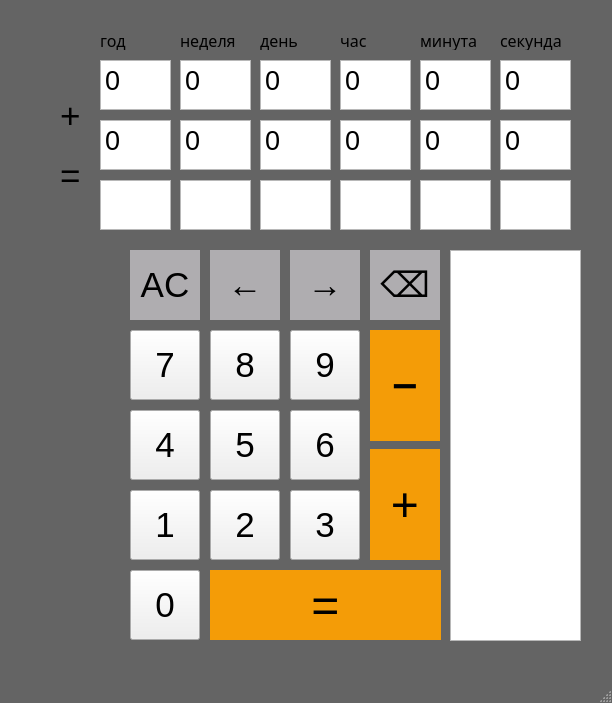
<?xml version="1.0" encoding="UTF-8"?>
<ui version="4.0">
 <class>MainWindow</class>
 <widget class="QMainWindow" name="MainWindow">
  <property name="geometry">
   <rect>
    <x>0</x>
    <y>0</y>
    <width>612</width>
    <height>703</height>
   </rect>
  </property>
  <property name="windowTitle">
   <string>MainWindow</string>
  </property>
  <property name="styleSheet">
   <string notr="true">#MainWindow {
background-color: rgb(100, 100, 100);

border: none;
}
</string>
  </property>
  <widget class="QWidget" name="centralwidget">
   <widget class="QPushButton" name="pushButton_7">
    <property name="geometry">
     <rect>
      <x>130</x>
      <y>330</y>
      <width>70</width>
      <height>70</height>
     </rect>
    </property>
    <property name="font">
     <font>
      <family>Segoe UI Symbol</family>
      <pointsize>26</pointsize>
     </font>
    </property>
    <property name="text">
     <string>7</string>
    </property>
   </widget>
   <widget class="QPushButton" name="pushButton_8">
    <property name="geometry">
     <rect>
      <x>210</x>
      <y>330</y>
      <width>70</width>
      <height>70</height>
     </rect>
    </property>
    <property name="font">
     <font>
      <family>Segoe UI Symbol</family>
      <pointsize>26</pointsize>
     </font>
    </property>
    <property name="text">
     <string>8</string>
    </property>
   </widget>
   <widget class="QPushButton" name="pushButton_9">
    <property name="geometry">
     <rect>
      <x>290</x>
      <y>330</y>
      <width>70</width>
      <height>70</height>
     </rect>
    </property>
    <property name="font">
     <font>
      <family>Segoe UI Symbol</family>
      <pointsize>26</pointsize>
     </font>
    </property>
    <property name="styleSheet">
     <string notr="true"/>
    </property>
    <property name="text">
     <string>9</string>
    </property>
   </widget>
   <widget class="QPushButton" name="pushButton_4">
    <property name="geometry">
     <rect>
      <x>130</x>
      <y>410</y>
      <width>70</width>
      <height>70</height>
     </rect>
    </property>
    <property name="font">
     <font>
      <family>Segoe UI Symbol</family>
      <pointsize>26</pointsize>
     </font>
    </property>
    <property name="text">
     <string>4</string>
    </property>
   </widget>
   <widget class="QPushButton" name="pushButton_5">
    <property name="geometry">
     <rect>
      <x>210</x>
      <y>410</y>
      <width>70</width>
      <height>70</height>
     </rect>
    </property>
    <property name="font">
     <font>
      <family>Segoe UI Symbol</family>
      <pointsize>26</pointsize>
     </font>
    </property>
    <property name="text">
     <string>5</string>
    </property>
   </widget>
   <widget class="QPushButton" name="pushButton_6">
    <property name="geometry">
     <rect>
      <x>290</x>
      <y>410</y>
      <width>70</width>
      <height>70</height>
     </rect>
    </property>
    <property name="font">
     <font>
      <family>Segoe UI Symbol</family>
      <pointsize>26</pointsize>
     </font>
    </property>
    <property name="text">
     <string>6</string>
    </property>
   </widget>
   <widget class="QPushButton" name="pushButton_1">
    <property name="geometry">
     <rect>
      <x>130</x>
      <y>490</y>
      <width>70</width>
      <height>70</height>
     </rect>
    </property>
    <property name="font">
     <font>
      <family>Segoe UI Symbol</family>
      <pointsize>26</pointsize>
     </font>
    </property>
    <property name="text">
     <string>1</string>
    </property>
   </widget>
   <widget class="QPushButton" name="pushButton_2">
    <property name="geometry">
     <rect>
      <x>210</x>
      <y>490</y>
      <width>70</width>
      <height>70</height>
     </rect>
    </property>
    <property name="font">
     <font>
      <family>Segoe UI Symbol</family>
      <pointsize>26</pointsize>
     </font>
    </property>
    <property name="text">
     <string>2</string>
    </property>
   </widget>
   <widget class="QPushButton" name="pushButton_3">
    <property name="geometry">
     <rect>
      <x>290</x>
      <y>490</y>
      <width>70</width>
      <height>70</height>
     </rect>
    </property>
    <property name="font">
     <font>
      <family>Segoe UI Symbol</family>
      <pointsize>26</pointsize>
     </font>
    </property>
    <property name="text">
     <string>3</string>
    </property>
   </widget>
   <widget class="QPushButton" name="pushButton_Sub">
    <property name="geometry">
     <rect>
      <x>370</x>
      <y>330</y>
      <width>70</width>
      <height>111</height>
     </rect>
    </property>
    <property name="font">
     <font>
      <family>Segoe UI Symbol</family>
      <pointsize>24</pointsize>
     </font>
    </property>
    <property name="styleSheet">
     <string notr="true">#pushButton_Sub {
background-color: rgb(244,156,7);
font-color: rgb(250,243,223);
border: none;
}
#pushButton_Sub:pressed
{
background-color: rgb(244, 190, 98);
}</string>
    </property>
    <property name="text">
     <string>➖</string>
    </property>
   </widget>
   <widget class="QPushButton" name="pushButton_Sum">
    <property name="geometry">
     <rect>
      <x>370</x>
      <y>449</y>
      <width>70</width>
      <height>111</height>
     </rect>
    </property>
    <property name="font">
     <font>
      <family>Segoe UI Symbol</family>
      <pointsize>36</pointsize>
     </font>
    </property>
    <property name="styleSheet">
     <string notr="true">#pushButton_Sum {
background-color: rgb(244,156,7);
font-color: rgb(250,243,223);
border: none;
}
#pushButton_Sum:pressed
{
background-color: rgb(244, 190, 98);
}</string>
    </property>
    <property name="text">
     <string>+</string>
    </property>
   </widget>
   <widget class="QPushButton" name="pushButton_ClearAll">
    <property name="geometry">
     <rect>
      <x>130</x>
      <y>250</y>
      <width>70</width>
      <height>70</height>
     </rect>
    </property>
    <property name="font">
     <font>
      <family>Segoe UI Symbol</family>
      <pointsize>26</pointsize>
     </font>
    </property>
    <property name="styleSheet">
     <string notr="true">#pushButton_ClearAll {
background-color: rgb(175,173,176);
font-color: rgb(255, 255, 255);
border: none;
}
#pushButton_ClearAll:pressed
{
background-color: rgb(189, 187, 190);
}</string>
    </property>
    <property name="text">
     <string>AC</string>
    </property>
   </widget>
   <widget class="QPushButton" name="pushButton_0">
    <property name="geometry">
     <rect>
      <x>130</x>
      <y>570</y>
      <width>70</width>
      <height>70</height>
     </rect>
    </property>
    <property name="font">
     <font>
      <family>Segoe UI Symbol</family>
      <pointsize>26</pointsize>
     </font>
    </property>
    <property name="text">
     <string>0</string>
    </property>
   </widget>
   <widget class="QPushButton" name="pushButton_Equal">
    <property name="geometry">
     <rect>
      <x>210</x>
      <y>570</y>
      <width>231</width>
      <height>70</height>
     </rect>
    </property>
    <property name="font">
     <font>
      <family>Segoe UI Symbol</family>
      <pointsize>36</pointsize>
     </font>
    </property>
    <property name="styleSheet">
     <string notr="true">#pushButton_Equal {
background-color: rgb(244,156,7);
font-color: rgb(250,243,223);
border: none;
}
#pushButton_Equal:pressed
{
background-color: rgb(244, 190, 98);
}</string>
    </property>
    <property name="text">
     <string>=</string>
    </property>
   </widget>
   <widget class="QPushButton" name="pushButton_Left">
    <property name="geometry">
     <rect>
      <x>210</x>
      <y>250</y>
      <width>70</width>
      <height>70</height>
     </rect>
    </property>
    <property name="font">
     <font>
      <family>Segoe UI Symbol</family>
      <pointsize>26</pointsize>
     </font>
    </property>
    <property name="styleSheet">
     <string notr="true">#pushButton_Left {
background-color: rgb(175,173,176);
font-color: rgb(0, 0, 0);
border: none;
}
#pushButton_CLeft:pressed
{
background-color: rgb(189, 187, 190);
}</string>
    </property>
    <property name="text">
     <string>←</string>
    </property>
   </widget>
   <widget class="QPushButton" name="pushButton_Right">
    <property name="geometry">
     <rect>
      <x>290</x>
      <y>250</y>
      <width>70</width>
      <height>70</height>
     </rect>
    </property>
    <property name="font">
     <font>
      <family>Segoe UI Symbol</family>
      <pointsize>26</pointsize>
     </font>
    </property>
    <property name="styleSheet">
     <string notr="true">#pushButton_Right {
background-color: rgb(175,173,176);
font-color: rgb(0, 0, 0);
border: none;
}
#pushButton_Right:pressed
{
background-color: rgb(189, 187, 190);
}</string>
    </property>
    <property name="text">
     <string>→</string>
    </property>
   </widget>
   <widget class="QLabel" name="label">
    <property name="geometry">
     <rect>
      <x>60</x>
      <y>160</y>
      <width>31</width>
      <height>31</height>
     </rect>
    </property>
    <property name="font">
     <font>
      <family>Segoe UI Symbol</family>
      <pointsize>26</pointsize>
     </font>
    </property>
    <property name="text">
     <string>=</string>
    </property>
   </widget>
   <widget class="QPushButton" name="pushButton_Delete">
    <property name="geometry">
     <rect>
      <x>370</x>
      <y>250</y>
      <width>70</width>
      <height>70</height>
     </rect>
    </property>
    <property name="font">
     <font>
      <family>Segoe UI Symbol</family>
      <pointsize>26</pointsize>
     </font>
    </property>
    <property name="styleSheet">
     <string notr="true">#pushButton_Delete {
background-color: rgb(175,173,176);
font-color: rgb(0, 0, 0);
border: none;
}
#pushButton_Delete:pressed
{
background-color: rgb(189, 187, 190);
}</string>
    </property>
    <property name="text">
     <string>⌫</string>
    </property>
   </widget>
   <widget class="QLabel" name="label_Sign">
    <property name="geometry">
     <rect>
      <x>60</x>
      <y>100</y>
      <width>31</width>
      <height>31</height>
     </rect>
    </property>
    <property name="font">
     <font>
      <family>Segoe UI Symbol</family>
      <pointsize>26</pointsize>
     </font>
    </property>
    <property name="text">
     <string>+</string>
    </property>
   </widget>
   <widget class="QTextEdit" name="textEdit">
    <property name="geometry">
     <rect>
      <x>450</x>
      <y>250</y>
      <width>131</width>
      <height>391</height>
     </rect>
    </property>
   </widget>
   <widget class="QPlainTextEdit" name="plainTextEdit_Num1_2">
    <property name="geometry">
     <rect>
      <x>180</x>
      <y>60</y>
      <width>71</width>
      <height>50</height>
     </rect>
    </property>
    <property name="font">
     <font>
      <family>Segoe UI Symbol</family>
      <pointsize>20</pointsize>
     </font>
    </property>
    <property name="acceptDrops">
     <bool>true</bool>
    </property>
    <property name="readOnly">
     <bool>true</bool>
    </property>
    <property name="plainText">
     <string>0</string>
    </property>
    <property name="centerOnScroll">
     <bool>false</bool>
    </property>
    <property name="placeholderText">
     <string/>
    </property>
   </widget>
   <widget class="QPlainTextEdit" name="plainTextEdit_Num1_3">
    <property name="geometry">
     <rect>
      <x>260</x>
      <y>60</y>
      <width>71</width>
      <height>50</height>
     </rect>
    </property>
    <property name="font">
     <font>
      <family>Segoe UI Symbol</family>
      <pointsize>20</pointsize>
     </font>
    </property>
    <property name="acceptDrops">
     <bool>true</bool>
    </property>
    <property name="readOnly">
     <bool>true</bool>
    </property>
    <property name="plainText">
     <string>0</string>
    </property>
    <property name="centerOnScroll">
     <bool>false</bool>
    </property>
    <property name="placeholderText">
     <string/>
    </property>
   </widget>
   <widget class="QPlainTextEdit" name="plainTextEdit_Num1_4">
    <property name="geometry">
     <rect>
      <x>340</x>
      <y>60</y>
      <width>71</width>
      <height>50</height>
     </rect>
    </property>
    <property name="font">
     <font>
      <family>Segoe UI Symbol</family>
      <pointsize>20</pointsize>
     </font>
    </property>
    <property name="acceptDrops">
     <bool>true</bool>
    </property>
    <property name="readOnly">
     <bool>true</bool>
    </property>
    <property name="plainText">
     <string>0</string>
    </property>
    <property name="centerOnScroll">
     <bool>false</bool>
    </property>
    <property name="placeholderText">
     <string/>
    </property>
   </widget>
   <widget class="QPlainTextEdit" name="plainTextEdit_Num1_5">
    <property name="geometry">
     <rect>
      <x>420</x>
      <y>60</y>
      <width>71</width>
      <height>50</height>
     </rect>
    </property>
    <property name="font">
     <font>
      <family>Segoe UI Symbol</family>
      <pointsize>20</pointsize>
     </font>
    </property>
    <property name="acceptDrops">
     <bool>true</bool>
    </property>
    <property name="readOnly">
     <bool>true</bool>
    </property>
    <property name="plainText">
     <string>0</string>
    </property>
    <property name="centerOnScroll">
     <bool>false</bool>
    </property>
    <property name="placeholderText">
     <string/>
    </property>
   </widget>
   <widget class="QPlainTextEdit" name="plainTextEdit_Num1_6">
    <property name="geometry">
     <rect>
      <x>500</x>
      <y>60</y>
      <width>71</width>
      <height>50</height>
     </rect>
    </property>
    <property name="font">
     <font>
      <family>Segoe UI Symbol</family>
      <pointsize>20</pointsize>
     </font>
    </property>
    <property name="acceptDrops">
     <bool>true</bool>
    </property>
    <property name="readOnly">
     <bool>true</bool>
    </property>
    <property name="plainText">
     <string>0</string>
    </property>
    <property name="centerOnScroll">
     <bool>false</bool>
    </property>
    <property name="placeholderText">
     <string/>
    </property>
   </widget>
   <widget class="QPlainTextEdit" name="plainTextEdit_Num2_3">
    <property name="geometry">
     <rect>
      <x>260</x>
      <y>120</y>
      <width>71</width>
      <height>50</height>
     </rect>
    </property>
    <property name="font">
     <font>
      <family>Segoe UI Symbol</family>
      <pointsize>20</pointsize>
     </font>
    </property>
    <property name="acceptDrops">
     <bool>true</bool>
    </property>
    <property name="readOnly">
     <bool>true</bool>
    </property>
    <property name="plainText">
     <string>0</string>
    </property>
    <property name="centerOnScroll">
     <bool>false</bool>
    </property>
    <property name="placeholderText">
     <string/>
    </property>
   </widget>
   <widget class="QPlainTextEdit" name="plainTextEdit_Num2_5">
    <property name="geometry">
     <rect>
      <x>420</x>
      <y>120</y>
      <width>71</width>
      <height>50</height>
     </rect>
    </property>
    <property name="font">
     <font>
      <family>Segoe UI Symbol</family>
      <pointsize>20</pointsize>
     </font>
    </property>
    <property name="acceptDrops">
     <bool>true</bool>
    </property>
    <property name="readOnly">
     <bool>true</bool>
    </property>
    <property name="plainText">
     <string>0</string>
    </property>
    <property name="centerOnScroll">
     <bool>false</bool>
    </property>
    <property name="placeholderText">
     <string/>
    </property>
   </widget>
   <widget class="QPlainTextEdit" name="plainTextEdit_Num2_4">
    <property name="geometry">
     <rect>
      <x>340</x>
      <y>120</y>
      <width>71</width>
      <height>50</height>
     </rect>
    </property>
    <property name="font">
     <font>
      <family>Segoe UI Symbol</family>
      <pointsize>20</pointsize>
     </font>
    </property>
    <property name="acceptDrops">
     <bool>true</bool>
    </property>
    <property name="readOnly">
     <bool>true</bool>
    </property>
    <property name="plainText">
     <string>0</string>
    </property>
    <property name="centerOnScroll">
     <bool>false</bool>
    </property>
    <property name="placeholderText">
     <string/>
    </property>
   </widget>
   <widget class="QPlainTextEdit" name="plainTextEdit_Num2_2">
    <property name="geometry">
     <rect>
      <x>180</x>
      <y>120</y>
      <width>71</width>
      <height>50</height>
     </rect>
    </property>
    <property name="font">
     <font>
      <family>Segoe UI Symbol</family>
      <pointsize>20</pointsize>
     </font>
    </property>
    <property name="acceptDrops">
     <bool>true</bool>
    </property>
    <property name="readOnly">
     <bool>true</bool>
    </property>
    <property name="plainText">
     <string>0</string>
    </property>
    <property name="centerOnScroll">
     <bool>false</bool>
    </property>
    <property name="placeholderText">
     <string/>
    </property>
   </widget>
   <widget class="QPlainTextEdit" name="plainTextEdit_Num2_6">
    <property name="geometry">
     <rect>
      <x>500</x>
      <y>120</y>
      <width>71</width>
      <height>50</height>
     </rect>
    </property>
    <property name="font">
     <font>
      <family>Segoe UI Symbol</family>
      <pointsize>20</pointsize>
     </font>
    </property>
    <property name="acceptDrops">
     <bool>true</bool>
    </property>
    <property name="readOnly">
     <bool>true</bool>
    </property>
    <property name="plainText">
     <string>0</string>
    </property>
    <property name="centerOnScroll">
     <bool>false</bool>
    </property>
    <property name="placeholderText">
     <string/>
    </property>
   </widget>
   <widget class="QPlainTextEdit" name="plainTextEdit_Num2_1">
    <property name="geometry">
     <rect>
      <x>100</x>
      <y>120</y>
      <width>71</width>
      <height>50</height>
     </rect>
    </property>
    <property name="font">
     <font>
      <family>Segoe UI Symbol</family>
      <pointsize>20</pointsize>
     </font>
    </property>
    <property name="acceptDrops">
     <bool>true</bool>
    </property>
    <property name="readOnly">
     <bool>true</bool>
    </property>
    <property name="plainText">
     <string>0</string>
    </property>
    <property name="centerOnScroll">
     <bool>false</bool>
    </property>
    <property name="placeholderText">
     <string/>
    </property>
   </widget>
   <widget class="QPlainTextEdit" name="plainTextEdit_Answer_3">
    <property name="geometry">
     <rect>
      <x>260</x>
      <y>180</y>
      <width>71</width>
      <height>50</height>
     </rect>
    </property>
    <property name="font">
     <font>
      <family>Segoe UI Symbol</family>
      <pointsize>20</pointsize>
     </font>
    </property>
    <property name="acceptDrops">
     <bool>true</bool>
    </property>
    <property name="readOnly">
     <bool>true</bool>
    </property>
    <property name="plainText">
     <string/>
    </property>
    <property name="centerOnScroll">
     <bool>false</bool>
    </property>
    <property name="placeholderText">
     <string/>
    </property>
   </widget>
   <widget class="QPlainTextEdit" name="plainTextEdit_Answer_5">
    <property name="geometry">
     <rect>
      <x>420</x>
      <y>180</y>
      <width>71</width>
      <height>50</height>
     </rect>
    </property>
    <property name="font">
     <font>
      <family>Segoe UI Symbol</family>
      <pointsize>20</pointsize>
     </font>
    </property>
    <property name="acceptDrops">
     <bool>true</bool>
    </property>
    <property name="readOnly">
     <bool>true</bool>
    </property>
    <property name="plainText">
     <string/>
    </property>
    <property name="centerOnScroll">
     <bool>false</bool>
    </property>
    <property name="placeholderText">
     <string/>
    </property>
   </widget>
   <widget class="QPlainTextEdit" name="plainTextEdit_Answer_4">
    <property name="geometry">
     <rect>
      <x>340</x>
      <y>180</y>
      <width>71</width>
      <height>50</height>
     </rect>
    </property>
    <property name="font">
     <font>
      <family>Segoe UI Symbol</family>
      <pointsize>20</pointsize>
     </font>
    </property>
    <property name="acceptDrops">
     <bool>true</bool>
    </property>
    <property name="readOnly">
     <bool>true</bool>
    </property>
    <property name="plainText">
     <string/>
    </property>
    <property name="centerOnScroll">
     <bool>false</bool>
    </property>
    <property name="placeholderText">
     <string/>
    </property>
   </widget>
   <widget class="QPlainTextEdit" name="plainTextEdit_Answer_2">
    <property name="geometry">
     <rect>
      <x>180</x>
      <y>180</y>
      <width>71</width>
      <height>50</height>
     </rect>
    </property>
    <property name="font">
     <font>
      <family>Segoe UI Symbol</family>
      <pointsize>20</pointsize>
     </font>
    </property>
    <property name="acceptDrops">
     <bool>true</bool>
    </property>
    <property name="readOnly">
     <bool>true</bool>
    </property>
    <property name="plainText">
     <string/>
    </property>
    <property name="centerOnScroll">
     <bool>false</bool>
    </property>
    <property name="placeholderText">
     <string/>
    </property>
   </widget>
   <widget class="QPlainTextEdit" name="plainTextEdit_Answer_6">
    <property name="geometry">
     <rect>
      <x>500</x>
      <y>180</y>
      <width>71</width>
      <height>50</height>
     </rect>
    </property>
    <property name="font">
     <font>
      <family>Segoe UI Symbol</family>
      <pointsize>20</pointsize>
     </font>
    </property>
    <property name="acceptDrops">
     <bool>true</bool>
    </property>
    <property name="readOnly">
     <bool>true</bool>
    </property>
    <property name="plainText">
     <string/>
    </property>
    <property name="centerOnScroll">
     <bool>false</bool>
    </property>
    <property name="placeholderText">
     <string/>
    </property>
   </widget>
   <widget class="QPlainTextEdit" name="plainTextEdit_Answer_1">
    <property name="geometry">
     <rect>
      <x>100</x>
      <y>180</y>
      <width>71</width>
      <height>50</height>
     </rect>
    </property>
    <property name="font">
     <font>
      <family>Segoe UI Symbol</family>
      <pointsize>20</pointsize>
     </font>
    </property>
    <property name="acceptDrops">
     <bool>true</bool>
    </property>
    <property name="readOnly">
     <bool>true</bool>
    </property>
    <property name="plainText">
     <string/>
    </property>
    <property name="centerOnScroll">
     <bool>false</bool>
    </property>
    <property name="placeholderText">
     <string/>
    </property>
   </widget>
   <widget class="QLabel" name="label_7">
    <property name="geometry">
     <rect>
      <x>500</x>
      <y>30</y>
      <width>71</width>
      <height>20</height>
     </rect>
    </property>
    <property name="font">
     <font>
      <family>Tw Cen MT</family>
      <pointsize>12</pointsize>
      <bold>false</bold>
     </font>
    </property>
    <property name="text">
     <string>секунда</string>
    </property>
   </widget>
   <widget class="QLabel" name="label_6">
    <property name="geometry">
     <rect>
      <x>420</x>
      <y>30</y>
      <width>71</width>
      <height>20</height>
     </rect>
    </property>
    <property name="font">
     <font>
      <family>Tw Cen MT</family>
      <pointsize>12</pointsize>
      <bold>false</bold>
     </font>
    </property>
    <property name="text">
     <string>минута</string>
    </property>
   </widget>
   <widget class="QLabel" name="label_4">
    <property name="geometry">
     <rect>
      <x>340</x>
      <y>30</y>
      <width>71</width>
      <height>20</height>
     </rect>
    </property>
    <property name="font">
     <font>
      <family>Tw Cen MT</family>
      <pointsize>12</pointsize>
      <bold>false</bold>
     </font>
    </property>
    <property name="text">
     <string>час</string>
    </property>
   </widget>
   <widget class="QLabel" name="label_5">
    <property name="geometry">
     <rect>
      <x>260</x>
      <y>30</y>
      <width>71</width>
      <height>20</height>
     </rect>
    </property>
    <property name="font">
     <font>
      <family>Tw Cen MT</family>
      <pointsize>12</pointsize>
      <bold>false</bold>
     </font>
    </property>
    <property name="text">
     <string>день</string>
    </property>
   </widget>
   <widget class="QLabel" name="label_3">
    <property name="geometry">
     <rect>
      <x>180</x>
      <y>30</y>
      <width>71</width>
      <height>20</height>
     </rect>
    </property>
    <property name="font">
     <font>
      <family>Tw Cen MT</family>
      <pointsize>12</pointsize>
      <bold>false</bold>
     </font>
    </property>
    <property name="text">
     <string>неделя</string>
    </property>
   </widget>
   <widget class="QLabel" name="label_2">
    <property name="geometry">
     <rect>
      <x>100</x>
      <y>30</y>
      <width>71</width>
      <height>20</height>
     </rect>
    </property>
    <property name="font">
     <font>
      <family>Tw Cen MT</family>
      <pointsize>12</pointsize>
      <bold>false</bold>
     </font>
    </property>
    <property name="text">
     <string>год</string>
    </property>
   </widget>
   <widget class="QPlainTextEdit" name="plainTextEdit_Num1_1">
    <property name="geometry">
     <rect>
      <x>100</x>
      <y>60</y>
      <width>71</width>
      <height>50</height>
     </rect>
    </property>
    <property name="font">
     <font>
      <family>Segoe UI Symbol</family>
      <pointsize>20</pointsize>
     </font>
    </property>
    <property name="acceptDrops">
     <bool>true</bool>
    </property>
    <property name="readOnly">
     <bool>true</bool>
    </property>
    <property name="plainText">
     <string>0</string>
    </property>
    <property name="centerOnScroll">
     <bool>false</bool>
    </property>
    <property name="placeholderText">
     <string/>
    </property>
   </widget>
  </widget>
  <widget class="QMenuBar" name="menubar">
   <property name="geometry">
    <rect>
     <x>0</x>
     <y>0</y>
     <width>612</width>
     <height>21</height>
    </rect>
   </property>
  </widget>
  <widget class="QStatusBar" name="statusbar"/>
 </widget>
 <resources/>
 <connections/>
</ui>
